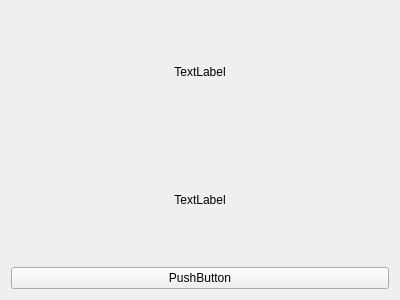
<?xml version="1.0" encoding="UTF-8"?>
<ui version="4.0">
 <class>Widget</class>
 <widget class="QWidget" name="Widget">
  <property name="geometry">
   <rect>
    <x>0</x>
    <y>0</y>
    <width>400</width>
    <height>300</height>
   </rect>
  </property>
  <property name="windowTitle">
   <string>Widget</string>
  </property>
  <layout class="QVBoxLayout" name="verticalLayout">
   <item>
    <widget class="MyLabel" name="label">
     <property name="text">
      <string>TextLabel</string>
     </property>
     <property name="alignment">
      <set>Qt::AlignCenter</set>
     </property>
    </widget>
   </item>
   <item>
    <widget class="MyLabel" name="label_2">
     <property name="text">
      <string>TextLabel</string>
     </property>
     <property name="alignment">
      <set>Qt::AlignCenter</set>
     </property>
    </widget>
   </item>
   <item>
    <widget class="MyButton" name="pushButton">
     <property name="text">
      <string>PushButton</string>
     </property>
    </widget>
   </item>
  </layout>
 </widget>
 <layoutdefault spacing="6" margin="11"/>
 <customwidgets>
  <customwidget>
   <class>MyLabel</class>
   <extends>QLabel</extends>
   <header>mylabel.h</header>
  </customwidget>
  <customwidget>
   <class>MyButton</class>
   <extends>QPushButton</extends>
   <header>mybutton.h</header>
  </customwidget>
 </customwidgets>
 <resources/>
 <connections/>
</ui>
